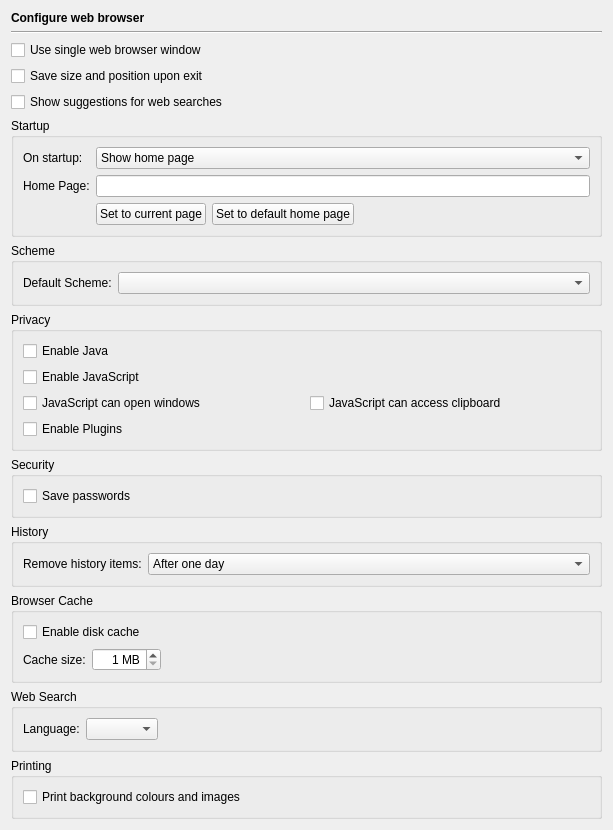
<?xml version="1.0" encoding="UTF-8"?>
<ui version="4.0">
 <class>HelpWebBrowserPage</class>
 <widget class="QWidget" name="HelpWebBrowserPage">
  <property name="geometry">
   <rect>
    <x>0</x>
    <y>0</y>
    <width>613</width>
    <height>818</height>
   </rect>
  </property>
  <layout class="QVBoxLayout" name="verticalLayout_2">
   <item>
    <widget class="QLabel" name="headerLabel">
     <property name="text">
      <string>&lt;b&gt;Configure web browser&lt;/b&gt;</string>
     </property>
    </widget>
   </item>
   <item>
    <widget class="Line" name="line17">
     <property name="frameShape">
      <enum>QFrame::HLine</enum>
     </property>
     <property name="frameShadow">
      <enum>QFrame::Sunken</enum>
     </property>
     <property name="orientation">
      <enum>Qt::Horizontal</enum>
     </property>
    </widget>
   </item>
   <item>
    <widget class="QCheckBox" name="singleHelpWindowCheckBox">
     <property name="toolTip">
      <string>Select to use a single help browser window only</string>
     </property>
     <property name="text">
      <string>Use single web browser window</string>
     </property>
    </widget>
   </item>
   <item>
    <widget class="QCheckBox" name="saveGeometryCheckBox">
     <property name="toolTip">
      <string>Select to save the window size and position</string>
     </property>
     <property name="text">
      <string>Save size and position upon exit</string>
     </property>
    </widget>
   </item>
   <item>
    <widget class="QCheckBox" name="webSuggestionsCheckBox">
     <property name="toolTip">
      <string>Select to enable suggestions for web searches</string>
     </property>
     <property name="text">
      <string>Show suggestions for web searches</string>
     </property>
    </widget>
   </item>
   <item>
    <widget class="QGroupBox" name="startupGroupBox">
     <property name="title">
      <string>Startup</string>
     </property>
     <layout class="QGridLayout" name="gridLayout_3">
      <item row="0" column="0">
       <widget class="QLabel" name="label">
        <property name="text">
         <string>On startup:</string>
        </property>
       </widget>
      </item>
      <item row="0" column="1" colspan="3">
       <widget class="QComboBox" name="startupCombo">
        <property name="toolTip">
         <string>Select the startup behavior</string>
        </property>
        <item>
         <property name="text">
          <string>Show home page</string>
         </property>
        </item>
        <item>
         <property name="text">
          <string>Show empty page</string>
         </property>
        </item>
       </widget>
      </item>
      <item row="1" column="0">
       <widget class="QLabel" name="label_2">
        <property name="text">
         <string>Home Page:</string>
        </property>
       </widget>
      </item>
      <item row="1" column="1" colspan="3">
       <widget class="QLineEdit" name="homePageEdit">
        <property name="toolTip">
         <string>Enter the desired home page</string>
        </property>
       </widget>
      </item>
      <item row="2" column="1">
       <widget class="QPushButton" name="setCurrentPageButton">
        <property name="toolTip">
         <string>Press to set the current page as the home page</string>
        </property>
        <property name="text">
         <string>Set to current page</string>
        </property>
       </widget>
      </item>
      <item row="2" column="2">
       <widget class="QPushButton" name="defaultHomeButton">
        <property name="toolTip">
         <string>Press to set the default home page</string>
        </property>
        <property name="text">
         <string>Set to default home page</string>
        </property>
       </widget>
      </item>
      <item row="2" column="3">
       <spacer name="horizontalSpacer_2">
        <property name="orientation">
         <enum>Qt::Horizontal</enum>
        </property>
        <property name="sizeHint" stdset="0">
         <size>
          <width>160</width>
          <height>20</height>
         </size>
        </property>
       </spacer>
      </item>
     </layout>
    </widget>
   </item>
   <item>
    <widget class="QGroupBox" name="groupBox_2">
     <property name="title">
      <string>Scheme</string>
     </property>
     <layout class="QGridLayout" name="gridLayout_4">
      <item row="0" column="0">
       <widget class="QLabel" name="label_3">
        <property name="text">
         <string>Default Scheme:</string>
        </property>
       </widget>
      </item>
      <item row="0" column="1">
       <widget class="QComboBox" name="defaultSchemeCombo">
        <property name="sizePolicy">
         <sizepolicy hsizetype="Expanding" vsizetype="Fixed">
          <horstretch>0</horstretch>
          <verstretch>0</verstretch>
         </sizepolicy>
        </property>
        <property name="toolTip">
         <string>Select the default scheme</string>
        </property>
        <property name="whatsThis">
         <string>&lt;b&gt;Default Scheme&lt;/b&gt;&lt;p&gt;Select the default scheme. This scheme is prepended to URLs, that don't contain one.&lt;/p&gt;</string>
        </property>
        <property name="editable">
         <bool>false</bool>
        </property>
       </widget>
      </item>
     </layout>
    </widget>
   </item>
   <item>
    <widget class="QGroupBox" name="privacyGroup">
     <property name="title">
      <string>Privacy</string>
     </property>
     <layout class="QGridLayout" name="gridLayout">
      <item row="0" column="0">
       <widget class="QCheckBox" name="javaCheckBox">
        <property name="toolTip">
         <string>Select to enable Java</string>
        </property>
        <property name="text">
         <string>Enable Java</string>
        </property>
       </widget>
      </item>
      <item row="1" column="0">
       <widget class="QCheckBox" name="javaScriptCheckBox">
        <property name="toolTip">
         <string>Select to enable JavaScript</string>
        </property>
        <property name="text">
         <string>Enable JavaScript</string>
        </property>
       </widget>
      </item>
      <item row="2" column="0">
       <widget class="QCheckBox" name="jsOpenWindowsCheckBox">
        <property name="toolTip">
         <string>Select to allow JavaScript to open windows</string>
        </property>
        <property name="text">
         <string>JavaScript can open windows</string>
        </property>
       </widget>
      </item>
      <item row="2" column="1">
       <widget class="QCheckBox" name="jsClipboardCheckBox">
        <property name="toolTip">
         <string>Select to allow JavaScript to access the clipboard</string>
        </property>
        <property name="text">
         <string>JavaScript can access clipboard</string>
        </property>
       </widget>
      </item>
      <item row="3" column="0">
       <widget class="QCheckBox" name="pluginsCheckBox">
        <property name="toolTip">
         <string>Select to enable plugins in web pages</string>
        </property>
        <property name="text">
         <string>Enable Plugins</string>
        </property>
       </widget>
      </item>
     </layout>
    </widget>
   </item>
   <item>
    <widget class="QGroupBox" name="groupBox_3">
     <property name="title">
      <string>Security</string>
     </property>
     <layout class="QGridLayout" name="gridLayout_5">
      <item row="0" column="0">
       <widget class="QCheckBox" name="savePasswordsCheckBox">
        <property name="toolTip">
         <string>Select to save passwords</string>
        </property>
        <property name="text">
         <string>Save passwords</string>
        </property>
       </widget>
      </item>
     </layout>
    </widget>
   </item>
   <item>
    <widget class="QGroupBox" name="groupBox">
     <property name="title">
      <string>History</string>
     </property>
     <layout class="QHBoxLayout" name="horizontalLayout">
      <item>
       <widget class="QLabel" name="label_4">
        <property name="text">
         <string>Remove history items:</string>
        </property>
       </widget>
      </item>
      <item>
       <widget class="QComboBox" name="expireHistory">
        <property name="sizePolicy">
         <sizepolicy hsizetype="Expanding" vsizetype="Fixed">
          <horstretch>0</horstretch>
          <verstretch>0</verstretch>
         </sizepolicy>
        </property>
        <property name="toolTip">
         <string>Select the period for expiration of history entries</string>
        </property>
        <item>
         <property name="text">
          <string>After one day</string>
         </property>
        </item>
        <item>
         <property name="text">
          <string>After one week</string>
         </property>
        </item>
        <item>
         <property name="text">
          <string>After two weeks</string>
         </property>
        </item>
        <item>
         <property name="text">
          <string>After one month</string>
         </property>
        </item>
        <item>
         <property name="text">
          <string>After one year</string>
         </property>
        </item>
        <item>
         <property name="text">
          <string>Manually</string>
         </property>
        </item>
        <item>
         <property name="text">
          <string>On application exit</string>
         </property>
        </item>
       </widget>
      </item>
     </layout>
    </widget>
   </item>
   <item>
    <widget class="QGroupBox" name="cacheGroup">
     <property name="title">
      <string>Browser Cache</string>
     </property>
     <layout class="QGridLayout" name="gridLayout_2">
      <item row="0" column="0" colspan="3">
       <widget class="QCheckBox" name="diskCacheCheckBox">
        <property name="text">
         <string>Enable disk cache</string>
        </property>
       </widget>
      </item>
      <item row="1" column="0">
       <widget class="QLabel" name="label_7">
        <property name="text">
         <string>Cache size:</string>
        </property>
       </widget>
      </item>
      <item row="1" column="1">
       <widget class="QSpinBox" name="cacheSizeSpinBox">
        <property name="toolTip">
         <string>Enter the maximum size of the disk cache</string>
        </property>
        <property name="alignment">
         <set>Qt::AlignRight|Qt::AlignTrailing|Qt::AlignVCenter</set>
        </property>
        <property name="suffix">
         <string> MB</string>
        </property>
        <property name="minimum">
         <number>1</number>
        </property>
        <property name="maximum">
         <number>999</number>
        </property>
       </widget>
      </item>
      <item row="1" column="2">
       <spacer name="horizontalSpacer">
        <property name="orientation">
         <enum>Qt::Horizontal</enum>
        </property>
        <property name="sizeHint" stdset="0">
         <size>
          <width>410</width>
          <height>20</height>
         </size>
        </property>
       </spacer>
      </item>
     </layout>
    </widget>
   </item>
   <item>
    <widget class="QGroupBox" name="groupBox_5">
     <property name="title">
      <string>Web Search</string>
     </property>
     <layout class="QHBoxLayout" name="horizontalLayout_2">
      <item>
       <widget class="QLabel" name="label_5">
        <property name="text">
         <string>Language:</string>
        </property>
       </widget>
      </item>
      <item>
       <widget class="QComboBox" name="languageCombo">
        <property name="toolTip">
         <string>Select the language to be used for web searches</string>
        </property>
        <property name="sizeAdjustPolicy">
         <enum>QComboBox::AdjustToContents</enum>
        </property>
       </widget>
      </item>
      <item>
       <spacer name="horizontalSpacer_3">
        <property name="orientation">
         <enum>Qt::Horizontal</enum>
        </property>
        <property name="sizeHint" stdset="0">
         <size>
          <width>450</width>
          <height>20</height>
         </size>
        </property>
       </spacer>
      </item>
     </layout>
    </widget>
   </item>
   <item>
    <widget class="QGroupBox" name="printGroup">
     <property name="title">
      <string>Printing</string>
     </property>
     <layout class="QVBoxLayout" name="verticalLayout">
      <item>
       <widget class="QCheckBox" name="printBackgroundsCheckBox">
        <property name="toolTip">
         <string>Select to print background colours and images</string>
        </property>
        <property name="text">
         <string>Print background colours and images</string>
        </property>
       </widget>
      </item>
     </layout>
    </widget>
   </item>
   <item>
    <spacer>
     <property name="orientation">
      <enum>Qt::Vertical</enum>
     </property>
     <property name="sizeHint" stdset="0">
      <size>
       <width>479</width>
       <height>121</height>
      </size>
     </property>
    </spacer>
   </item>
  </layout>
 </widget>
 <tabstops>
  <tabstop>singleHelpWindowCheckBox</tabstop>
  <tabstop>saveGeometryCheckBox</tabstop>
  <tabstop>webSuggestionsCheckBox</tabstop>
  <tabstop>startupCombo</tabstop>
  <tabstop>homePageEdit</tabstop>
  <tabstop>setCurrentPageButton</tabstop>
  <tabstop>defaultHomeButton</tabstop>
  <tabstop>defaultSchemeCombo</tabstop>
  <tabstop>javaCheckBox</tabstop>
  <tabstop>javaScriptCheckBox</tabstop>
  <tabstop>jsOpenWindowsCheckBox</tabstop>
  <tabstop>jsClipboardCheckBox</tabstop>
  <tabstop>pluginsCheckBox</tabstop>
  <tabstop>savePasswordsCheckBox</tabstop>
  <tabstop>expireHistory</tabstop>
  <tabstop>diskCacheCheckBox</tabstop>
  <tabstop>cacheSizeSpinBox</tabstop>
  <tabstop>languageCombo</tabstop>
  <tabstop>printBackgroundsCheckBox</tabstop>
 </tabstops>
 <resources/>
 <connections/>
</ui>
